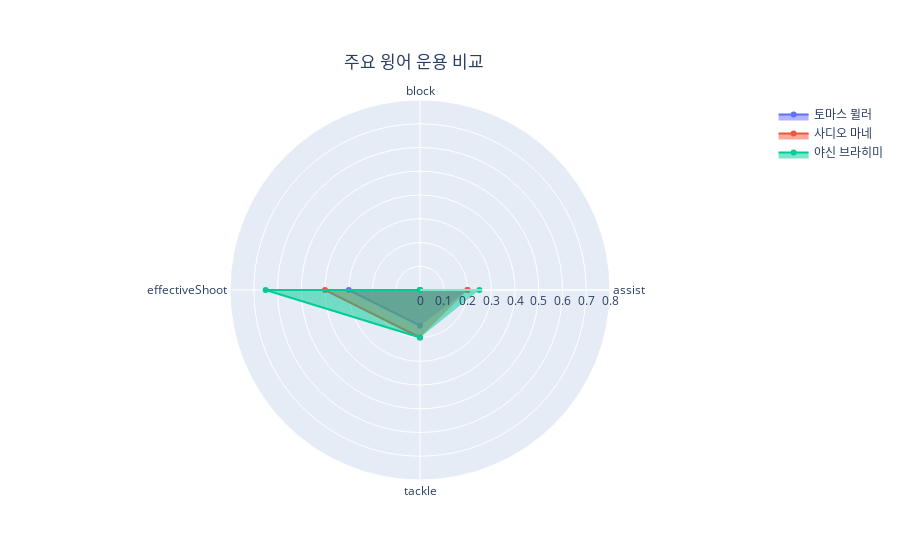

The code cell stored with this chart in its notebook:
### Code cell
lw_fig = go.Figure()



lw_fig.add_trace(go.Scatterpolar(
      r=[lw_top3.loc[0]['assist'], lw_top3.loc[0]['block'], 
         lw_top3.loc[0]['effectiveShoot'], lw_top3.loc[0]['tackle']],
      theta=categories,
      fill='toself',
      name=lw_topSp[0]
))

lw_fig.add_trace(go.Scatterpolar(
      r=[lw_top3.loc[1]['assist'], lw_top3.loc[1]['block'], 
         lw_top3.loc[1]['effectiveShoot'], lw_top3.loc[1]['tackle']],
      theta=categories,
      fill='toself',
      name=lw_topSp[1]
))

lw_fig.add_trace(go.Scatterpolar(
      r=[lw_top3.loc[2]['assist'], lw_top3.loc[2]['block'], 
         lw_top3.loc[2]['effectiveShoot'], lw_top3.loc[2]['tackle']],
      theta=categories,
      fill='toself',
      name=lw_topSp[2]
))



lw_fig.update_layout(
  polar=dict(
    radialaxis=dict(
      visible=True,
      range=[0, 0.8]
    )),
  showlegend=True,
    title = {
        'text': '주요 윙어 운용 비교',
        'x': 0.46, 
        'y': 0.9
    }
)

lw_fig.show()

### Figure 1 — Plotly figure (JSON) as saved in the notebook; plotly's stock layout.template omitted (floating-point values rounded to 4 significant figures)
{"data": [{"fill": "toself", "name": "토마스 뮐러", "r": [0.2, 0, 0.3, 0.15], "theta": ["assist", "block", "effectiveShoot", "tackle"], "type": "scatterpolar"}, {"fill": "toself", "name": "사디오 마네", "r": [0.2, 0, 0.4, 0.2], "theta": ["assist", "block", "effectiveShoot", "tackle"], "type": "scatterpolar"}, {"fill": "toself", "name": "야신 브라히미", "r": [0.25, 0, 0.65, 0.2], "theta": ["assist", "block", "effectiveShoot", "tackle"], "type": "scatterpolar"}], "layout": {"polar": {"radialaxis": {"range": [0, 0.8], "visible": true}}, "showlegend": true, "title": {"text": "주요 윙어 운용 비교", "x": 0.46, "y": 0.9}}}
